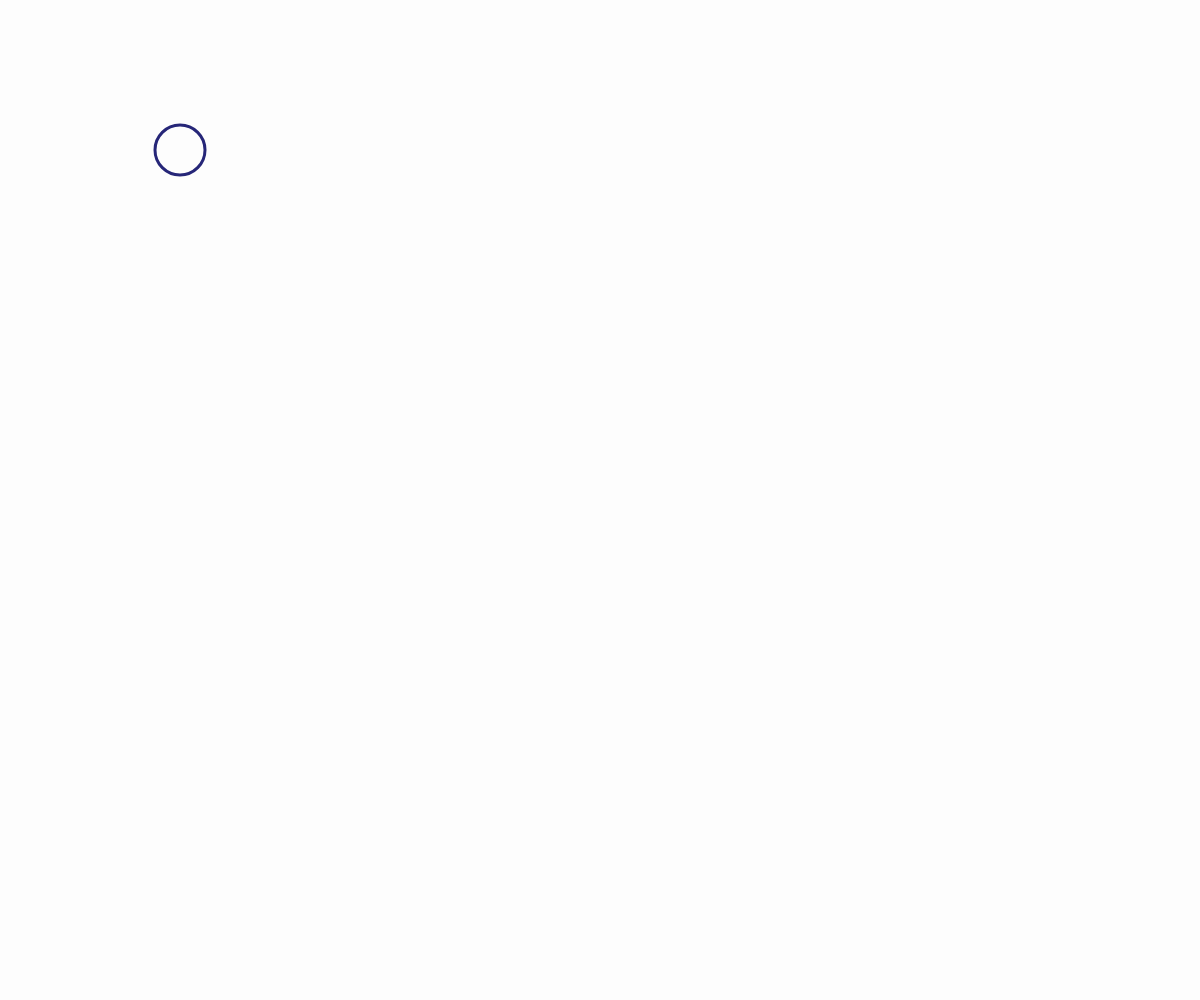
Frame 1 (no input)
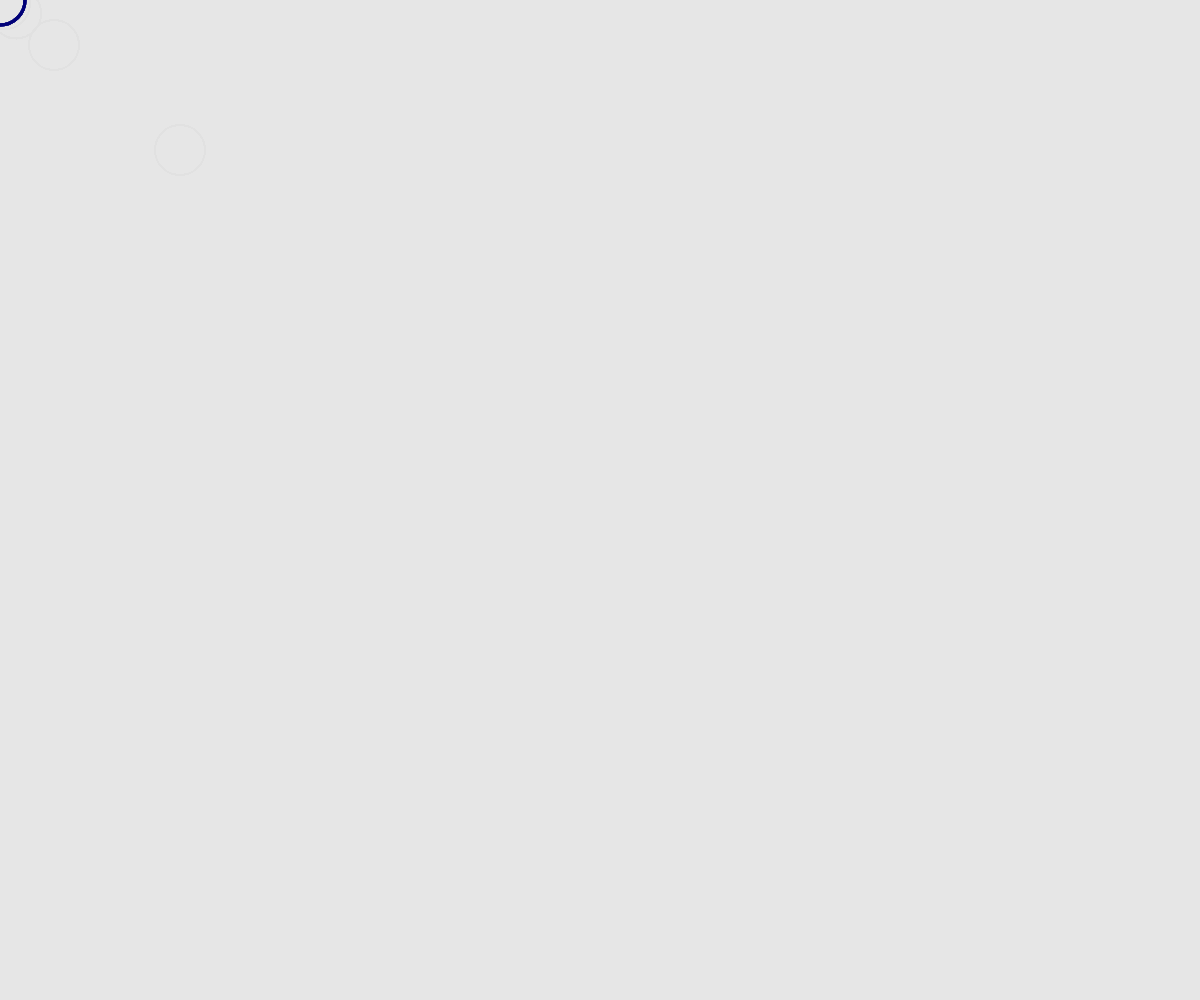
Frame 60 (no input)
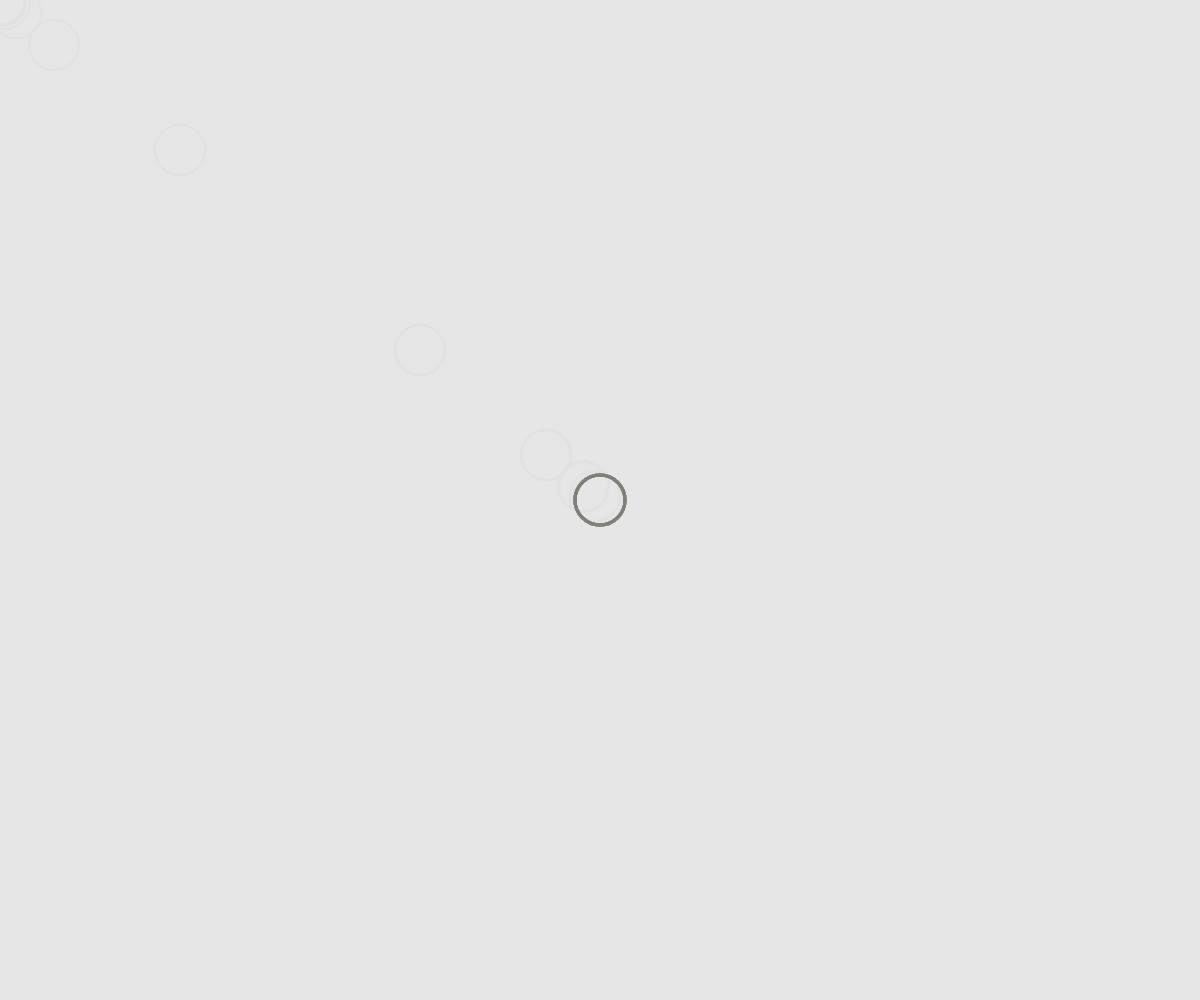
Frame 120 (the mouse pressed at the canvas centre since frame 60)

The p5.js sketch that drew these frames (run headless with seeded random() and noise() and a simulated clock; from frame 60 on, the mouse is pressed at the canvas centre):

// p5.js sketch
// ── sketch.js
// Project Title
// Your Name
// Date
//
// Extra for Experts:
// - describe what you did to take this project "above and beyond"

let x, y;
let diameter = 50


function setup() {
  createCanvas(windowWidth, windowHeight);
  x = width/2; y = height/2;
  noFill();
  strokeWeight(3);
}

function draw() {
  
  background(220,20);
  x = lerp(x, mouseX, .70)
  y = lerp(y, mouseY, .70)
  let r = map(x, 0, width, 0, 255);
  let g = map(y, 0, height, 0, 255);
  let b = 120;
  stroke(r, g, b);
  circle(x,y,diameter);

}

function mouseWheel(event) {
  // event.delta is positive if scrolling up, negative if scrolling down
  console.log(event.delta);
  if(event.delta < 0){
    diameter += 5;

  }
  else{
    diameter = max(10, diameter-5);
  }
  
  // Example: Use it to change a variable
  // yPosition += event.delta;
  
  // Return false to block page scrolling
  return false;
}
